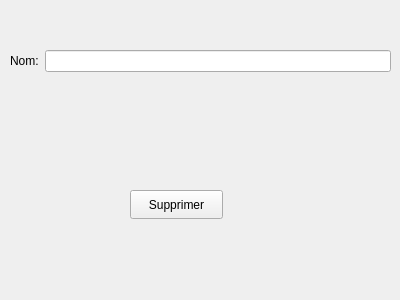
<?xml version="1.0" encoding="UTF-8"?>
<ui version="4.0">
 <class>supprimer</class>
 <widget class="QWidget" name="supprimer">
  <property name="geometry">
   <rect>
    <x>0</x>
    <y>0</y>
    <width>400</width>
    <height>300</height>
   </rect>
  </property>
  <property name="windowTitle">
   <string>Form</string>
  </property>
  <widget class="QPushButton" name="BoutonSupprimer">
   <property name="geometry">
    <rect>
     <x>130</x>
     <y>190</y>
     <width>93</width>
     <height>29</height>
    </rect>
   </property>
   <property name="text">
    <string>Supprimer</string>
   </property>
  </widget>
  <widget class="QWidget" name="formLayoutWidget">
   <property name="geometry">
    <rect>
     <x>10</x>
     <y>50</y>
     <width>381</width>
     <height>111</height>
    </rect>
   </property>
   <layout class="QFormLayout" name="formLayout">
    <item row="0" column="0">
     <widget class="QLabel" name="label">
      <property name="text">
       <string>Nom:</string>
      </property>
     </widget>
    </item>
    <item row="0" column="1">
     <widget class="QLineEdit" name="lineEditNom"/>
    </item>
   </layout>
  </widget>
 </widget>
 <resources/>
 <connections/>
</ui>
